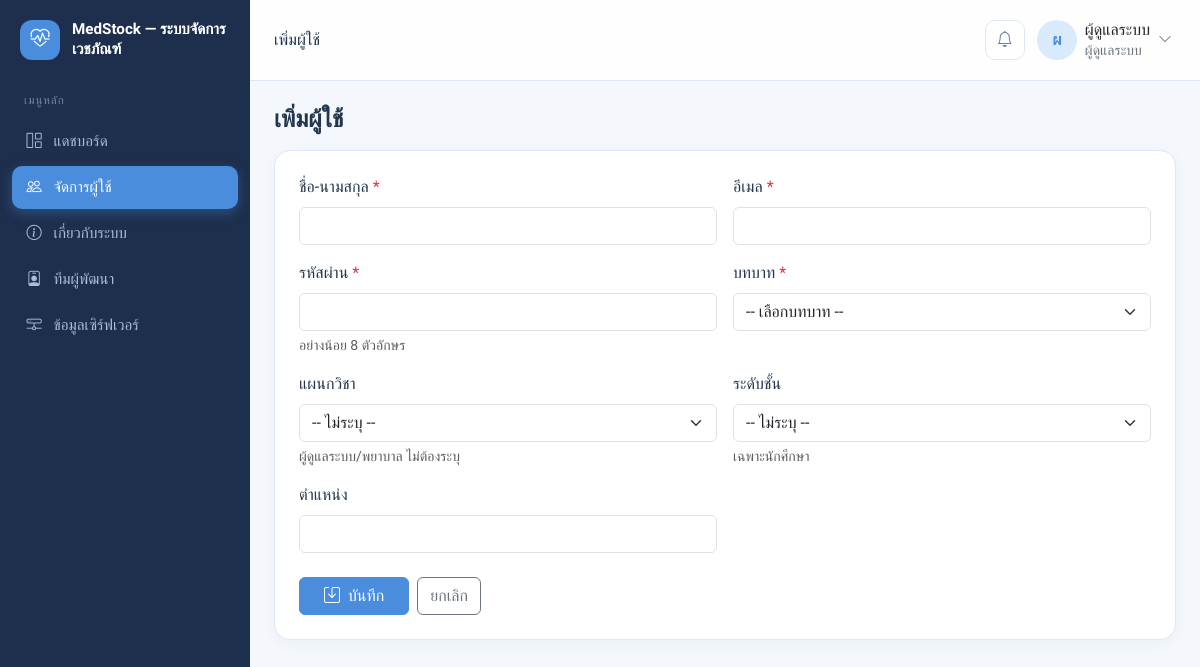
Screenshot of /users/create.php (signed in) with the database file from the repository.
### tables this page shows
CREATE TABLE users (
  id            INT AUTO_INCREMENT PRIMARY KEY,
  email         VARCHAR(255) NOT NULL UNIQUE,
  password_hash VARCHAR(255) NOT NULL,             
  full_name     VARCHAR(150) NOT NULL,
  role          ENUM('admin','nurse','teacher','student') NOT NULL,
  department_id INT NULL,                          
  level_id      INT NULL,                          
  position      VARCHAR(100) NULL,
  created_at    TIMESTAMP NOT NULL DEFAULT CURRENT_TIMESTAMP,
  CONSTRAINT fk_users_department FOREIGN KEY (department_id) REFERENCES departments(id),
  CONSTRAINT fk_users_level      FOREIGN KEY (level_id)      REFERENCES levels(id)
);

### config.php (called while the page is built, shortened)
<?php
$roles = [
    'admin'   => 'ผู้ดูแลระบบ',
    'nurse'   => 'พยาบาล / เจ้าหน้าที่',
    'teacher' => 'ครู',
    'student' => 'นักศึกษา',
];
function e($s)
{
    return htmlspecialchars((string) $s, ENT_QUOTES, 'UTF-8');
}

### db.php (called while the page is built, shortened)
<?php
require_once __DIR__ . '/config.php';
try {
    $conn = mysqli_connect(DB_HOST, DB_USER, DB_PASS, DB_NAME);
    mysqli_set_charset($conn, 'utf8mb4');
} catch (mysqli_sql_exception $ex) {
    http_response_code(500);
    echo '<!DOCTYPE html><html lang="th"><head><meta charset="UTF-8"><title>เชื่อมต่อฐานข้อมูลไม่ได้</title></head>';
    echo '<body style="font-family:sans-serif;padding:2rem;max-width:640px">';
    echo '<h1>เชื่อมต่อฐานข้อมูลไม่ได้</h1>';
    echo '<p>ตรวจสอบว่าเปิด MySQL ใน XAMPP Control Panel แล้ว และนำเข้าไฟล์ <code>database/medstock_db.sql</code> ผ่าน phpMyAdmin แล้ว</p>';
    echo '</body></html>';
    exit;
}
function current_user()
{
    global $conn;
    static $user = false;
    if ($user === false) {
        $user = null;
        if (!empty($_SESSION['user_id'])) {
            $stmt = mysqli_prepare($conn, 'SELECT id, email, full_name, role FROM users WHERE id = ?');
            mysqli_stmt_bind_param($stmt, 'i', $_SESSION['user_id']);
            mysqli_stmt_execute($stmt);
            $user = mysqli_fetch_assoc(mysqli_stmt_get_result($stmt));
        }
    }
    return $user;
}
function require_login(array $allowedRoles = [])
{
    $user = current_user();
    return $user;
}

### users/_form.php (the view, shortened to what this page needs)
<form method="post" class="panel p-4" novalidate>
  <div class="row g-3">
    <div class="col-md-6">
      <label class="form-label" for="full_name">ชื่อ-นามสกุล <span class="text-danger">*</span></label>
      <input type="text" class="form-control" id="full_name" name="full_name" maxlength="150" required
        value="<?php echo e($full_name); ?>">
    </div>
    <div class="col-md-6">
      <label class="form-label" for="email">อีเมล <span class="text-danger">*</span></label>
      <input type="email" class="form-control" id="email" name="email" maxlength="255" required
        value="<?php echo e($email); ?>">
    </div>
    <div class="col-md-6">
      <label class="form-label" for="password">
        รหัสผ่าน <?php echo $isEdit ? '' : '<span class="text-danger">*</span>'; ?>
      </label>
      <input type="password" class="form-control" id="password" name="password" minlength="8"
        autocomplete="new-password" <?php echo $isEdit ? '' : 'required'; ?>>
      <div class="form-text">
        <?php echo $isEdit ? 'เว้นว่างไว้ถ้าไม่ต้องการเปลี่ยนรหัสผ่าน' : 'อย่างน้อย 8 ตัวอักษร'; ?>
      </div>
    </div>
    <div class="col-md-6">
      <label class="form-label" for="role">บทบาท <span class="text-danger">*</span></label>
      <select class="form-select" id="role" name="role" required>
        <option value="">-- เลือกบทบาท --</option>
      </select>
    </div>
    <div class="col-md-6">
      <label class="form-label" for="department_id">แผนกวิชา</label>
      <select class="form-select" id="department_id" name="department_id">
        <option value="">-- ไม่ระบุ --</option>
      </select>
      <div class="form-text">ผู้ดูแลระบบ/พยาบาล ไม่ต้องระบุ</div>
    </div>
    <div class="col-md-6">
      <label class="form-label" for="level_id">ระดับชั้น</label>
      <select class="form-select" id="level_id" name="level_id">
        <option value="">-- ไม่ระบุ --</option>
      </select>
      <div class="form-text">เฉพาะนักศึกษา</div>
    </div>
    <div class="col-md-6">
      <label class="form-label" for="position">ตำแหน่ง</label>
      <input type="text" class="form-control" id="position" name="position" maxlength="100"
        value="<?php echo e($position); ?>">
    </div>
  </div>
  <div class="d-flex gap-2 mt-4">
    <button type="submit" class="btn btn-brand px-4"><i class="bi bi-save me-1"></i> บันทึก</button>
    <a href="index.php" class="btn btn-outline-secondary">ยกเลิก</a>
  </div>
</form>

### includes/header.php (shortened to what this page needs)
<?php
require_once __DIR__ . '/../db.php';
$base = $base ?? '';
$activeMenu = $activeMenu ?? '';
$currentUser = current_user();
$menu = [
    'dashboard' => ['icon' => 'bi-grid-1x2',     'label' => 'แดชบอร์ด',        'href' => 'index.php'],
    'users'     => ['icon' => 'bi-people',       'label' => 'จัดการผู้ใช้',     'href' => 'users/index.php', 'roles' => ['admin']],
    'about'     => ['icon' => 'bi-info-circle',  'label' => 'เกี่ยวกับระบบ',    'href' => 'about.php'],
    'team'      => ['icon' => 'bi-person-badge', 'label' => 'ทีมผู้พัฒนา',      'href' => 'index1.php'],
    'server'    => ['icon' => 'bi-hdd-network',  'label' => 'ข้อมูลเซิร์ฟเวอร์', 'href' => 'server.php', 'roles' => ['admin']],
];
$menu = array_filter($menu, function ($item) use ($currentUser) {
    return empty($item['roles']) || ($currentUser && in_array($currentUser['role'], $item['roles'], true));
});
?>
<!DOCTYPE html>
<html lang="th">
<head>
  <link href="https://cdn.jsdelivr.net/npm/bootstrap@5.3.3/dist/css/bootstrap.min.css" rel="stylesheet">
  <link href="https://cdn.jsdelivr.net/npm/bootstrap-icons@1.11.3/font/bootstrap-icons.min.css" rel="stylesheet">
  <link href="<?php echo e($base); ?>assets/css/style.css" rel="stylesheet">
</head>
<body>
  <aside class="sidebar offcanvas-lg offcanvas-start" tabindex="-1" id="sidebar" aria-labelledby="sidebarLabel">
    <div class="d-flex align-items-start justify-content-between">
      <a class="brand" href="<?php echo e($base); ?>index.php" id="sidebarLabel">
        <span class="brand-logo"><i class="bi bi-heart-pulse"></i></span>
        <span class="brand-name"><?php echo e(APP_NAME); ?></span>
      </a>
    </div>
    <div class="menu-title">เมนูหลัก</div>
    <nav>
      <?php foreach ($menu as $key => $item): $isActive = ($key === $activeMenu); ?>
        <a class="side-link<?php echo $isActive ? ' active' : ''; ?>" href="<?php echo e($base . $item['href']); ?>"
          <?php echo $isActive ? 'aria-current="page"' : ''; ?>>
          <i class="bi <?php echo e($item['icon']); ?>"></i>
          <span><?php echo e($item['label']); ?></span>
        </a>
      <?php endforeach; ?>
    </nav>
  </aside>
  <div class="main">
    <header class="topbar">
      <div class="d-flex align-items-center gap-3 px-3 px-lg-4 py-3">
        <span class="fw-medium d-none d-md-inline"><?php echo e($pageTitle ?? ''); ?></span>
        <div class="ms-auto d-flex align-items-center gap-2">
          <button class="icon-btn" type="button" aria-label="การแจ้งเตือน">
            <i class="bi bi-bell"></i>
          </button>
          <?php if ($currentUser): ?>
            <div class="dropdown">
              <button class="btn d-flex align-items-center gap-2 p-1 border-0" type="button"
                data-bs-toggle="dropdown" aria-expanded="false">
                <span class="avatar"><?php echo e(mb_substr($currentUser['full_name'], 0, 1)); ?></span>
                <span class="text-start d-none d-sm-block lh-sm">
                  <span class="d-block fw-medium"><?php echo e($currentUser['full_name']); ?></span>
                  <small class="text-secondary"><?php echo e($roles[$currentUser['role']] ?? $currentUser['role']); ?></small>
                </span>
                <i class="bi bi-chevron-down small text-secondary"></i>
              </button>
            </div>
          <?php endif; ?>
        </div>
      </div>
    </header>
    <main class="p-3 p-lg-4">

### assets/css/style.css (style rules this page uses)
:root { --pp-bg: #f4f8fd; --pp-surface: #ffffff; --pp-sidebar: #1e2f4d; --pp-sidebar-text: #a9bdd6; --pp-sidebar-muted: #6f86a6; --pp-border: #dce8f5; --pp-text: #23364d; --pp-muted: #6b819b; --pp-primary: #4a8ddc; --pp-primary-soft: #d8eafc; --pp-sky: #5bb2e6; --pp-sky-soft: #ddf1fb; --pp-coral: #e87a7a; --pp-coral-soft: #fce3e3; --pp-mint: #45b894; --pp-mint-soft: #dcf4ec; --pp-warning: #eea83b; --pp-warning-soft: #fdf3df; --pp-gray-soft: #eef2f6; --sidebar-w: 250px; }
body { font-family: 'Prompt', system-ui, sans-serif; background: var(--pp-bg); color: var(--pp-text); }
.sidebar { width: var(--sidebar-w); background-color: var(--pp-sidebar) !important; border-right: 0; }
@media (min-width: 992px) { .sidebar { position: fixed; inset: 0 auto 0 0; overflow-y: auto; } }
@media (min-width: 992px) { .main { margin-left: var(--sidebar-w); } }
.brand { display: flex; align-items: center; gap: .75rem; padding: 1.25rem 1.25rem 1rem; color: #fff; text-decoration: none; }
.brand-logo { width: 40px; height: 40px; flex-shrink: 0; border-radius: 12px; display: grid; place-items: center; background: var(--pp-primary); color: #fff; font-size: 1.2rem; }
.brand-name { font-weight: 600; font-size: .95rem; line-height: 1.3; }
.menu-title { font-size: .72rem; letter-spacing: .08em; text-transform: uppercase; color: var(--pp-sidebar-muted); padding: 1rem 1.5rem .5rem; }
.side-link { display: flex; align-items: center; gap: .75rem; margin: .15rem .75rem; padding: .65rem .9rem; border-radius: 10px; color: var(--pp-sidebar-text); text-decoration: none; font-size: .95rem; transition: background .15s, color .15s; }
.side-link.active { background: var(--pp-primary); color: #fff; font-weight: 500; box-shadow: 0 4px 12px rgba(74, 141, 220, .35); }
.topbar { position: sticky; top: 0; z-index: 1020; background: rgba(255, 255, 255, .85); backdrop-filter: blur(8px); border-bottom: 1px solid var(--pp-border); }
.icon-btn { width: 40px; height: 40px; border-radius: 10px; border: 1px solid var(--pp-border); background: var(--pp-surface); color: var(--pp-muted); position: relative; }
.avatar { width: 40px; height: 40px; border-radius: 50%; display: grid; place-items: center; background: var(--pp-primary-soft); color: var(--pp-primary); font-weight: 600; }
.panel { background: var(--pp-surface); border: 1px solid var(--pp-border); border-radius: 16px; box-shadow: 0 4px 16px rgba(35, 54, 77, .04); }
.btn-brand { background: var(--pp-primary); border-color: var(--pp-primary); color: #fff; }

### rows the page displays
users: full_name "ผ", full_name "ผู้ดูแลระบบ", role "ผู้ดูแลระบบ"

### other values shown
APP_NAME "MedStock — ระบบจัดการเวชภัณฑ์"
$item['label'] "แดชบอร์ด"
$item['label'] "จัดการผู้ใช้"
$item['label'] "เกี่ยวกับระบบ"
$item['label'] "ทีมผู้พัฒนา"
$item['label'] "ข้อมูลเซิร์ฟเวอร์"
$pageTitle "เพิ่มผู้ใช้"
